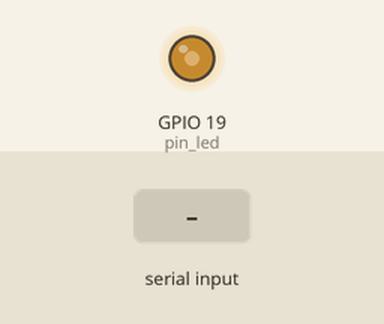
This program was run on a simulated Raspberry Pi (BCM pin numbers). Parts: output pins drawn as LEDs (lit = HIGH). The inputs (shaded band) are chosen by the test bench. What the program prints to the terminal is not drawn. At 1.3 s the program stops and its outputs stay as they are.

Above: at 1.2 s.
1.3 s: "1" typed at the terminal, then Enter
At 1.9 s:
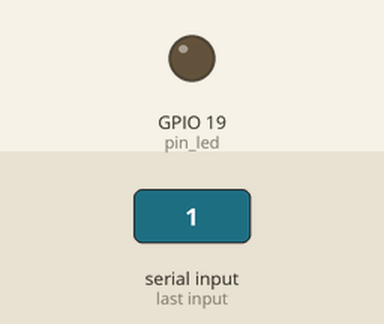
Timing chart, 0 to 2.8 s (numbered marks = the images above; inputs shaded):
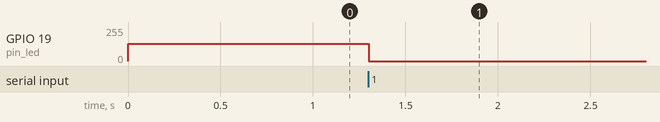

The program:

LED_PWM.py
```python
import RPi.GPIO as GPIO

pin_led = 19

GPIO.setwarnings(False)
GPIO.setmode(GPIO.BCM)
GPIO.setup(pin_led, GPIO.OUT)

pwm = GPIO.PWM(pin_led, 1000) #frequency
pwm.start(50) # dc
input("按回车键继续")
pwm.stop()

GPIO.cleanup()
```

Measured:
- after the input at 1.3 s, GPIO 19 (pin_led): 128/255 → 0/255 at once
